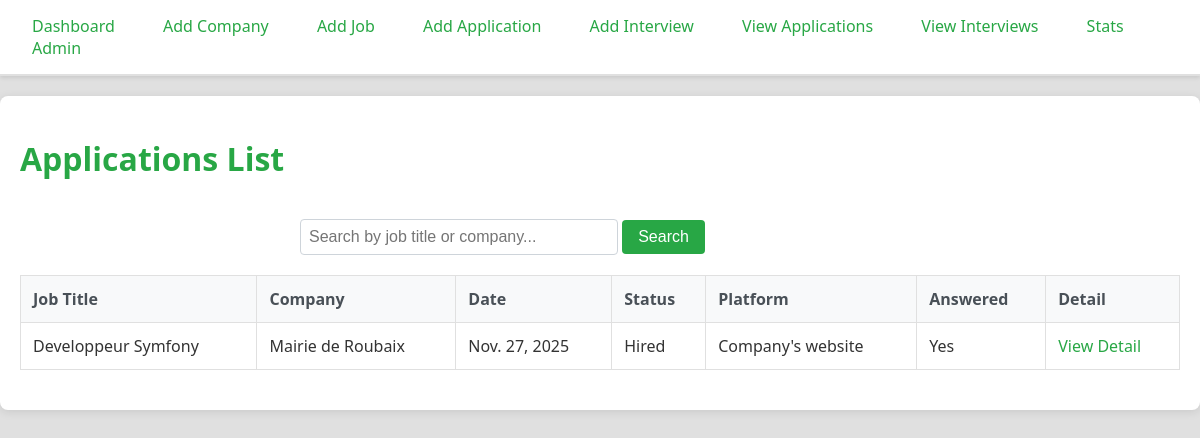
Page /applications/ on the earlier database version.
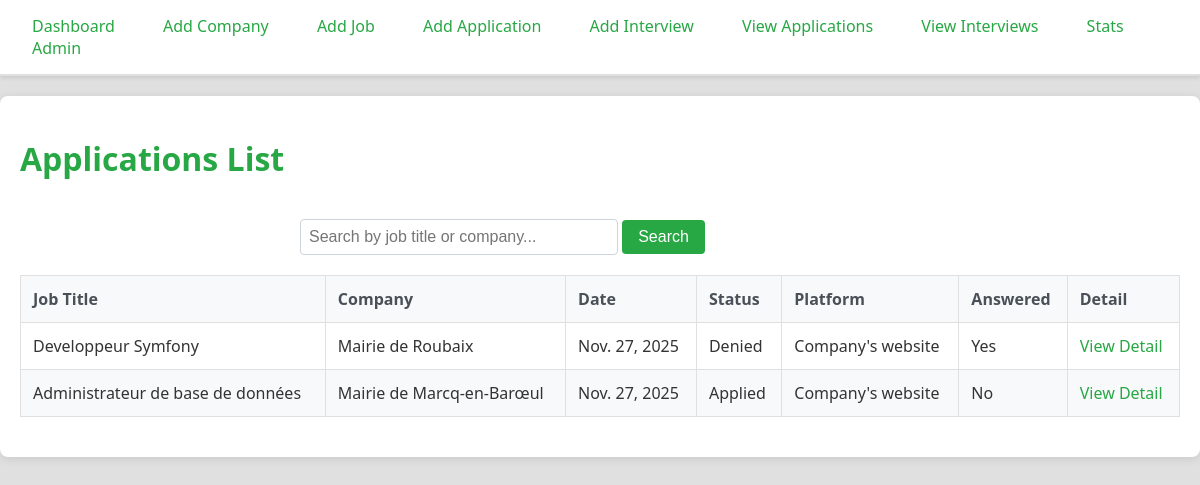
Same page on the later database version.
### myapp/models.py (models this page shows, shortened)
class Application(models.Model):
    date = models.DateField()
    type = models.ForeignKey(Type, on_delete=models.CASCADE)
    job = models.OneToOneField(Job, on_delete=models.CASCADE)
    platform = models.ForeignKey(Platform, on_delete=models.CASCADE)
    is_answered = models.BooleanField(default=False)
    status = models.ForeignKey(Status, on_delete=models.CASCADE)

class Job(models.Model):
    title = models.CharField(max_length=200)
    company = models.ForeignKey(Company, on_delete=models.CASCADE)
    post_link = models.URLField()
    resume = models.TextField()

class Company(models.Model):
    name = models.CharField(max_length=100)
    website = models.URLField(blank=True, null=True)
    city = models.ForeignKey(City, on_delete=models.CASCADE)

class Status(models.Model):
    name = models.CharField(max_length=100)

class Platform(models.Model):
    name = models.CharField(max_length=100)
    website = models.URLField()

### myapp/views.py (the view)
# urls.py: path('applications/', views.applications_list, name='applications_list'),
def applications_list(request):
    applications = Application.objects.all().order_by('-date')
    search_query = request.GET.get('search', '')
    if search_query:
        applications = applications.filter(
            Q(job__title__icontains=search_query) | Q(job__company__name__icontains=search_query)
        )
    context = {
        'applications': applications,
        'search_query': search_query,
    }
    return render(request, 'myapp/applications_list.html', context)

### myapp/templates/myapp/applications_list.html (shortened to what this page needs)
{% extends 'myapp/base.html' %}
{% block content %}
    <h1>Applications List</h1>
    <form method="get" style="margin-bottom: 20px;">
        <input type="text" name="search" value="{{ search_query }}" placeholder="Search by job title or company..." style="padding: 8px; width: 300px;">
        <button type="submit" style="padding: 8px 16px;">Search</button>
    </form>
    {% if applications %}
    <table>
        <thead>
            <tr>
                <th>Job Title</th>
                <th>Company</th>
                <th>Date</th>
                <th>Status</th>
                <th>Platform</th>
                <th>Answered</th>
                <th>Detail</th>
            </tr>
        </thead>
        <tbody>
            {% for app in applications %}
            <tr>
                <td>{{ app.job.title }}</td>
                <td>{{ app.job.company.name }}</td>
                <td>{{ app.date }}</td>
                <td>{{ app.status.name }}</td>
                <td>{{ app.platform.name }}</td>
                <td>{{ app.is_answered|yesno:"Yes,No" }}</td>
                <td><a href="{% url 'application_detail' app.pk %}">View Detail</a></td>
            </tr>
            {% endfor %}
        </tbody>
    </table>
    {% else %}
    <p>Nothing to show for now.</p>
    {% endif %}
{% endblock %}

Differences in the rows shown:
changed Application "Yes": status.name "Hired" → "Denied"
added Application: job "Administrateur de base de données", job.company.name "Mairie de Marcq-en-Barœul", date "Nov. 27, 2025", status.name "Applied", platform.name "Company's website", is_answered "No"
